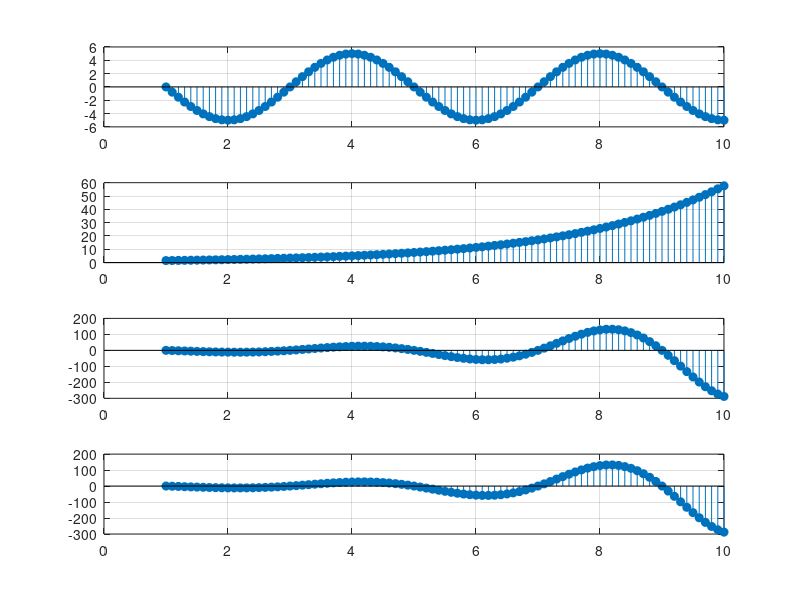

Source code (MATLAB):
%   Multiply the two discrete signals x1=5exp(i*n*pi/4) and x2= an
%   (use point?by?point multiplication of the two signals).
%    Plot the real as well as the exponential parts for 0<a<1 and a>1.

clc 
clear

A = 5;
n = 1:0.1:10;
a = 1.5;

x1 = A*exp(n*(pi/2)*1i);
x2 = a.^n;
% Multiplication of two signals
y = x1.*x2;

subplot(4, 1, 1);
title('Exponential signal');
stem(n, x1, 'filled');
grid

subplot(4, 1, 2);
title('Real exponential signal');
stem(n, x2, 'filled');
grid

subplot(4, 1, 3);
title('Multplication of exponential and real_expo signal');
stem(n, y, 'filled');
grid

subplot(4, 1, 4);
title('Real part of the resultant signal');
stem(n, real(y), 'filled');
grid